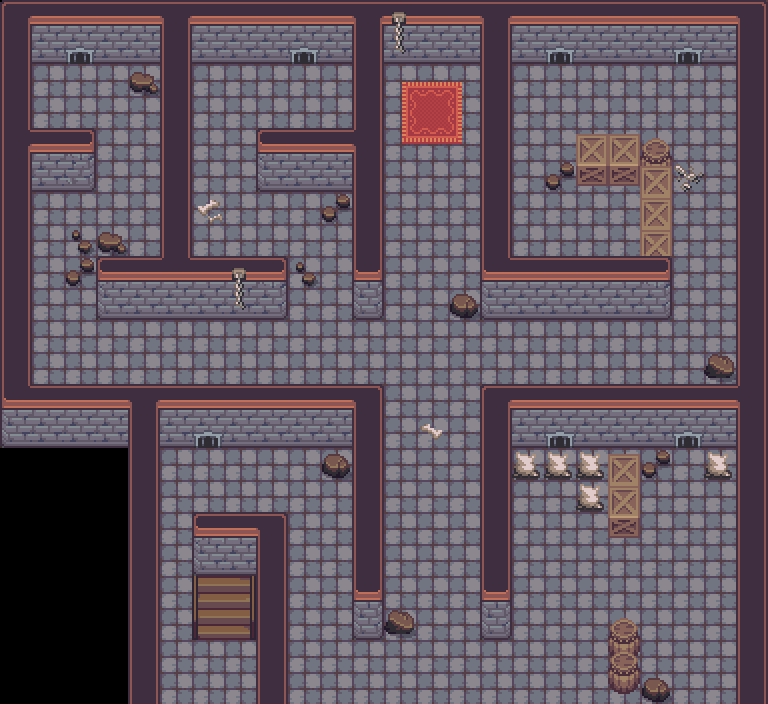

A level layout from a 2D game, rendered from its tile map. Below: a short description, then the map file with tile-grid data replaced by summaries:
An orthogonal 24x22 tile map with 32x32 px tiles, 4 tile layers (Tile Layer 1, Tile Layer 2, Tile Layer 3, Above Player), 5 tilesets and 67 objects (33x collision, 33x event, collision-line).

<map version="1.10" tiledversion="1.11.2" orientation="orthogonal" renderorder="right-down" compressionlevel="0" width="24" height="22" tilewidth="32" tileheight="32" infinite="0" nextlayerid="7" nextobjectid="77">
 <properties>
  <property name="edges" value="clamped" />
  <property name="inside" type="bool" value="true" />
  <property name="map_type" value="dungeon" />
  <property name="scenario" value="spyder" />
  <property name="slug" value="mansion_basement" />
 </properties>
 <tileset firstgid="1" source="../gfx/tilesets/core_city_and_country.tsx" />
 <tileset firstgid="1441" source="../gfx/tilesets/core_indoor_floors.tsx" />
 <tileset firstgid="5305" source="../gfx/tilesets/core_indoor_walls.tsx" />
 <tileset firstgid="9169" source="../gfx/tilesets/core_outdoor.tsx" />
 <tileset firstgid="11944" source="../gfx/tilesets/core_indoor_stairs.tsx" />
 <layer id="1" name="Tile Layer 1" width="24" height="22">
  <data>[528 cells, 490 non-empty, 1 distinct tile ids]</data>
 </layer>
 <layer id="2" name="Tile Layer 2" width="24" height="22">
  <data>[528 cells, 213 non-empty, 30 distinct tile ids]</data>
 </layer>
 <layer id="3" name="Tile Layer 3" width="24" height="22">
  <data>[528 cells, 72 non-empty, 24 distinct tile ids]</data>
 </layer>
 <layer id="4" name="Above Player" width="24" height="22">
  <data>[528 cells, 4 non-empty, 2 distinct tile ids]</data>
 </layer>
 <objectgroup color="#ff0000" id="5" name="Collisions">
  <object id="1" type="collision" x="0" y="0" width="32" height="448" />
  <object id="2" type="collision" x="32" y="0" width="736" height="64" />
  <object id="3" type="collision" x="736" y="64" width="32" height="640" />
  <object id="4" type="collision" x="480" y="384" width="256" height="64" />
  <object id="5" type="collision" x="32" y="384" width="352" height="64" />
  <object id="6" type="collision" x="96" y="256" width="192" height="64" />
  <object id="7" type="collision" x="64" y="224" width="64" height="64" />
  <object id="8" type="collision" x="32" y="128" width="64" height="64" />
  <object id="9" type="collision" x="128" y="64" width="32" height="32" />
  <object id="10" type="collision" x="160" y="64" width="32" height="192" />
  <object id="11" type="collision" x="256" y="128" width="96" height="64" />
  <object id="12" type="collision" x="352" y="64" width="32" height="256" />
  <object id="13" type="collision" x="480" y="64" width="32" height="256" />
  <object id="14" type="collision" x="448" y="288" width="32" height="32" />
  <object id="15" type="collision" x="288" y="256" width="32" height="32" />
  <object id="16" type="collision" x="320" y="192" width="32" height="32" />
  <object id="17" type="collision" x="512" y="256" width="160" height="64" />
  <object id="18" type="collision" x="544" y="160" width="128" height="32" />
  <object id="19" type="collision" x="640" y="192" width="32" height="64" />
  <object id="20" type="collision" x="352" y="448" width="32" height="192" />
  <object id="21" type="collision" x="128" y="448" width="32" height="256" />
  <object id="22" type="collision" x="480" y="448" width="32" height="192" />
  <object id="23" type="collision" x="192" y="512" width="96" height="64" />
  <object id="24" type="collision" x="256" y="576" width="32" height="128" />
  <object id="25" type="collision" x="608" y="640" width="32" height="64" />
  <object id="26" type="collision" x="640" y="672" width="32" height="32" />
  <object id="27" type="collision" x="512" y="448" width="160" height="32" />
  <object id="28" type="collision" x="576" y="480" width="64" height="32" />
  <object id="29" type="collision" x="608" y="512" width="32" height="32" />
  <object id="30" type="collision" x="704" y="448" width="32" height="32" />
  <object id="31" type="collision" x="384" y="608" width="32" height="32" />
  <object id="32" type="collision" x="320" y="448" width="32" height="32" />
  <object id="33" type="collision" x="704" y="352" width="32" height="32" />
  <object id="34" type="collision-line" x="192" y="576">
   <polyline points="0,0 0,64" />
  </object>
 </objectgroup>
 <objectgroup color="#ffff00" id="6" name="Events">
  <!-- 33 objects omitted --></objectgroup>
</map>
<!-- 33 of 67 objects omitted -->
